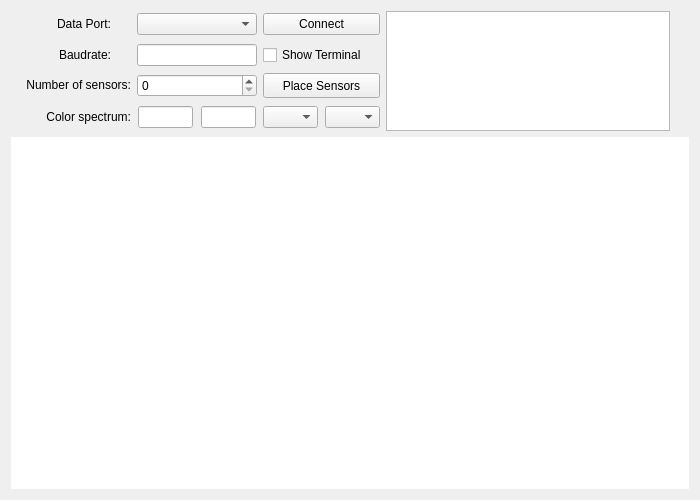
<?xml version="1.0" encoding="UTF-8"?>
<ui version="4.0">
 <class>ViewerWidget</class>
 <widget class="QWidget" name="ViewerWidget">
  <property name="enabled">
   <bool>true</bool>
  </property>
  <property name="geometry">
   <rect>
    <x>0</x>
    <y>0</y>
    <width>700</width>
    <height>500</height>
   </rect>
  </property>
  <property name="sizePolicy">
   <sizepolicy hsizetype="Preferred" vsizetype="Preferred">
    <horstretch>0</horstretch>
    <verstretch>0</verstretch>
   </sizepolicy>
  </property>
  <property name="minimumSize">
   <size>
    <width>700</width>
    <height>500</height>
   </size>
  </property>
  <property name="mouseTracking">
   <bool>true</bool>
  </property>
  <property name="windowTitle">
   <string>Form</string>
  </property>
  <layout class="QGridLayout" name="gridLayout">
   <item row="6" column="0" colspan="4">
    <widget class="MplWidget" name="widget_Mpl" native="true">
     <property name="sizePolicy">
      <sizepolicy hsizetype="Expanding" vsizetype="Expanding">
       <horstretch>0</horstretch>
       <verstretch>0</verstretch>
      </sizepolicy>
     </property>
     <property name="layoutDirection">
      <enum>Qt::LeftToRight</enum>
     </property>
     <property name="autoFillBackground">
      <bool>true</bool>
     </property>
     <property name="styleSheet">
      <string notr="true">background-color: rgb(255, 255, 255);</string>
     </property>
    </widget>
   </item>
   <item row="0" column="3" rowspan="4">
    <layout class="QGridLayout" name="Layout_terminal">
     <item row="0" column="1">
      <spacer name="horizontalSpacer_5">
       <property name="orientation">
        <enum>Qt::Horizontal</enum>
       </property>
       <property name="sizeHint" stdset="0">
        <size>
         <width>40</width>
         <height>20</height>
        </size>
       </property>
      </spacer>
     </item>
     <item row="0" column="0">
      <widget class="QTextEdit" name="terminal">
       <property name="enabled">
        <bool>true</bool>
       </property>
       <property name="sizePolicy">
        <sizepolicy hsizetype="Fixed" vsizetype="Fixed">
         <horstretch>0</horstretch>
         <verstretch>0</verstretch>
        </sizepolicy>
       </property>
       <property name="minimumSize">
        <size>
         <width>284</width>
         <height>120</height>
        </size>
       </property>
       <property name="maximumSize">
        <size>
         <width>284</width>
         <height>120</height>
        </size>
       </property>
       <property name="cursor" stdset="0">
        <cursorShape>IBeamCursor</cursorShape>
       </property>
       <property name="mouseTracking">
        <bool>true</bool>
       </property>
       <property name="contextMenuPolicy">
        <enum>Qt::NoContextMenu</enum>
       </property>
       <property name="acceptDrops">
        <bool>false</bool>
       </property>
       <property name="styleSheet">
        <string notr="true">background-color: rgb(36, 36, 36);
color: rgb(226, 226, 226);
disabled {background-color: rgb(0, 0, 0); }
</string>
       </property>
       <property name="frameShape">
        <enum>QFrame::StyledPanel</enum>
       </property>
       <property name="frameShadow">
        <enum>QFrame::Sunken</enum>
       </property>
       <property name="lineWidth">
        <number>10</number>
       </property>
       <property name="midLineWidth">
        <number>10</number>
       </property>
       <property name="verticalScrollBarPolicy">
        <enum>Qt::ScrollBarAlwaysOff</enum>
       </property>
       <property name="horizontalScrollBarPolicy">
        <enum>Qt::ScrollBarAlwaysOff</enum>
       </property>
       <property name="sizeAdjustPolicy">
        <enum>QAbstractScrollArea::AdjustIgnored</enum>
       </property>
       <property name="autoFormatting">
        <set>QTextEdit::AutoNone</set>
       </property>
       <property name="tabChangesFocus">
        <bool>true</bool>
       </property>
       <property name="lineWrapMode">
        <enum>QTextEdit::WidgetWidth</enum>
       </property>
       <property name="readOnly">
        <bool>true</bool>
       </property>
       <property name="acceptRichText">
        <bool>false</bool>
       </property>
       <property name="textInteractionFlags">
        <set>Qt::NoTextInteraction</set>
       </property>
      </widget>
     </item>
    </layout>
   </item>
   <item row="2" column="0">
    <widget class="QLabel" name="Label_sensorNumber">
     <property name="sizePolicy">
      <sizepolicy hsizetype="Preferred" vsizetype="Preferred">
       <horstretch>0</horstretch>
       <verstretch>0</verstretch>
      </sizepolicy>
     </property>
     <property name="minimumSize">
      <size>
       <width>120</width>
       <height>20</height>
      </size>
     </property>
     <property name="maximumSize">
      <size>
       <width>120</width>
       <height>20</height>
      </size>
     </property>
     <property name="text">
      <string>Number of sensors:</string>
     </property>
     <property name="alignment">
      <set>Qt::AlignRight|Qt::AlignTrailing|Qt::AlignVCenter</set>
     </property>
    </widget>
   </item>
   <item row="3" column="0">
    <widget class="QLabel" name="Label_spectrum">
     <property name="minimumSize">
      <size>
       <width>0</width>
       <height>10</height>
      </size>
     </property>
     <property name="maximumSize">
      <size>
       <width>16777215</width>
       <height>20</height>
      </size>
     </property>
     <property name="text">
      <string>Color spectrum:</string>
     </property>
     <property name="alignment">
      <set>Qt::AlignRight|Qt::AlignTrailing|Qt::AlignVCenter</set>
     </property>
    </widget>
   </item>
   <item row="1" column="0">
    <widget class="QLabel" name="Label_baudrate">
     <property name="enabled">
      <bool>true</bool>
     </property>
     <property name="sizePolicy">
      <sizepolicy hsizetype="Preferred" vsizetype="Preferred">
       <horstretch>0</horstretch>
       <verstretch>0</verstretch>
      </sizepolicy>
     </property>
     <property name="minimumSize">
      <size>
       <width>50</width>
       <height>0</height>
      </size>
     </property>
     <property name="maximumSize">
      <size>
       <width>100</width>
       <height>20</height>
      </size>
     </property>
     <property name="text">
      <string>Baudrate:</string>
     </property>
     <property name="alignment">
      <set>Qt::AlignRight|Qt::AlignTrailing|Qt::AlignVCenter</set>
     </property>
    </widget>
   </item>
   <item row="1" column="1">
    <widget class="QLineEdit" name="lineEdit_baudrate">
     <property name="sizePolicy">
      <sizepolicy hsizetype="Preferred" vsizetype="Fixed">
       <horstretch>0</horstretch>
       <verstretch>0</verstretch>
      </sizepolicy>
     </property>
     <property name="minimumSize">
      <size>
       <width>120</width>
       <height>0</height>
      </size>
     </property>
     <property name="maximumSize">
      <size>
       <width>120</width>
       <height>16777215</height>
      </size>
     </property>
    </widget>
   </item>
   <item row="0" column="1">
    <widget class="QComboBox" name="comboBox_port">
     <property name="sizePolicy">
      <sizepolicy hsizetype="Preferred" vsizetype="Fixed">
       <horstretch>0</horstretch>
       <verstretch>0</verstretch>
      </sizepolicy>
     </property>
     <property name="minimumSize">
      <size>
       <width>120</width>
       <height>0</height>
      </size>
     </property>
     <property name="maximumSize">
      <size>
       <width>120</width>
       <height>16777215</height>
      </size>
     </property>
    </widget>
   </item>
   <item row="1" column="2">
    <widget class="QCheckBox" name="checkBox_Terminal">
     <property name="sizePolicy">
      <sizepolicy hsizetype="Fixed" vsizetype="Fixed">
       <horstretch>0</horstretch>
       <verstretch>0</verstretch>
      </sizepolicy>
     </property>
     <property name="text">
      <string>Show Terminal</string>
     </property>
    </widget>
   </item>
   <item row="3" column="1">
    <layout class="QHBoxLayout" name="horizontalLayout_2">
     <property name="spacing">
      <number>7</number>
     </property>
     <property name="sizeConstraint">
      <enum>QLayout::SetMinimumSize</enum>
     </property>
     <item>
      <widget class="QLineEdit" name="lineEdit_minColor">
       <property name="sizePolicy">
        <sizepolicy hsizetype="Preferred" vsizetype="Fixed">
         <horstretch>0</horstretch>
         <verstretch>0</verstretch>
        </sizepolicy>
       </property>
       <property name="minimumSize">
        <size>
         <width>55</width>
         <height>0</height>
        </size>
       </property>
       <property name="maximumSize">
        <size>
         <width>55</width>
         <height>16777215</height>
        </size>
       </property>
      </widget>
     </item>
     <item>
      <widget class="QLineEdit" name="lineEdit_maxColor">
       <property name="sizePolicy">
        <sizepolicy hsizetype="Preferred" vsizetype="Fixed">
         <horstretch>0</horstretch>
         <verstretch>0</verstretch>
        </sizepolicy>
       </property>
       <property name="minimumSize">
        <size>
         <width>55</width>
         <height>0</height>
        </size>
       </property>
       <property name="maximumSize">
        <size>
         <width>55</width>
         <height>16777215</height>
        </size>
       </property>
      </widget>
     </item>
    </layout>
   </item>
   <item row="2" column="1">
    <widget class="QSpinBox" name="SpinBox_numberSelect">
     <property name="sizePolicy">
      <sizepolicy hsizetype="Preferred" vsizetype="Fixed">
       <horstretch>0</horstretch>
       <verstretch>0</verstretch>
      </sizepolicy>
     </property>
     <property name="minimumSize">
      <size>
       <width>120</width>
       <height>0</height>
      </size>
     </property>
     <property name="maximumSize">
      <size>
       <width>120</width>
       <height>16777215</height>
      </size>
     </property>
    </widget>
   </item>
   <item row="0" column="0">
    <widget class="QLabel" name="Label_portSelect">
     <property name="enabled">
      <bool>true</bool>
     </property>
     <property name="sizePolicy">
      <sizepolicy hsizetype="Preferred" vsizetype="Preferred">
       <horstretch>0</horstretch>
       <verstretch>0</verstretch>
      </sizepolicy>
     </property>
     <property name="minimumSize">
      <size>
       <width>50</width>
       <height>0</height>
      </size>
     </property>
     <property name="maximumSize">
      <size>
       <width>100</width>
       <height>20</height>
      </size>
     </property>
     <property name="text">
      <string>Data Port:</string>
     </property>
     <property name="alignment">
      <set>Qt::AlignRight|Qt::AlignTrailing|Qt::AlignVCenter</set>
     </property>
    </widget>
   </item>
   <item row="2" column="2">
    <widget class="QPushButton" name="pushButton_Place">
     <property name="sizePolicy">
      <sizepolicy hsizetype="Fixed" vsizetype="Fixed">
       <horstretch>0</horstretch>
       <verstretch>0</verstretch>
      </sizepolicy>
     </property>
     <property name="minimumSize">
      <size>
       <width>100</width>
       <height>0</height>
      </size>
     </property>
     <property name="maximumSize">
      <size>
       <width>150</width>
       <height>30</height>
      </size>
     </property>
     <property name="text">
      <string>Place Sensors</string>
     </property>
    </widget>
   </item>
   <item row="3" column="2">
    <layout class="QHBoxLayout" name="horizontalLayout">
     <property name="spacing">
      <number>7</number>
     </property>
     <item>
      <widget class="QComboBox" name="comboBox_minColor">
       <property name="sizePolicy">
        <sizepolicy hsizetype="Fixed" vsizetype="Fixed">
         <horstretch>0</horstretch>
         <verstretch>0</verstretch>
        </sizepolicy>
       </property>
       <property name="minimumSize">
        <size>
         <width>55</width>
         <height>0</height>
        </size>
       </property>
       <property name="maximumSize">
        <size>
         <width>55</width>
         <height>16777215</height>
        </size>
       </property>
      </widget>
     </item>
     <item>
      <widget class="QComboBox" name="comboBox_maxColor">
       <property name="sizePolicy">
        <sizepolicy hsizetype="Fixed" vsizetype="Fixed">
         <horstretch>0</horstretch>
         <verstretch>0</verstretch>
        </sizepolicy>
       </property>
       <property name="minimumSize">
        <size>
         <width>55</width>
         <height>0</height>
        </size>
       </property>
       <property name="maximumSize">
        <size>
         <width>55</width>
         <height>16777215</height>
        </size>
       </property>
      </widget>
     </item>
    </layout>
   </item>
   <item row="0" column="2">
    <widget class="QPushButton" name="pushButton_Connect">
     <property name="sizePolicy">
      <sizepolicy hsizetype="Fixed" vsizetype="Fixed">
       <horstretch>0</horstretch>
       <verstretch>0</verstretch>
      </sizepolicy>
     </property>
     <property name="minimumSize">
      <size>
       <width>100</width>
       <height>0</height>
      </size>
     </property>
     <property name="maximumSize">
      <size>
       <width>150</width>
       <height>16777215</height>
      </size>
     </property>
     <property name="text">
      <string>Connect</string>
     </property>
    </widget>
   </item>
  </layout>
 </widget>
 <customwidgets>
  <customwidget>
   <class>MplWidget</class>
   <extends>QWidget</extends>
   <header location="global">mplWidget.h</header>
   <container>1</container>
  </customwidget>
 </customwidgets>
 <resources/>
 <connections/>
</ui>
